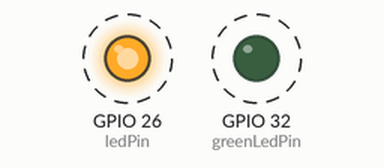
Recording of a sketch running on a simulated ESP32. On the bench: output pins drawn as LEDs (lit = HIGH). Dashed ring = blinking.

Above: at 0.02 s.
Timing chart, 0 to 3.0 s (numbered marks = the images above):
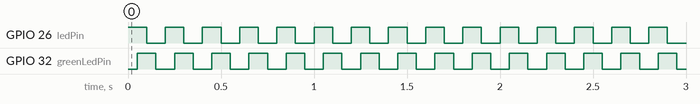

The sketch:

blinkLED.ino
```cpp
/*https://www.instructables.com/id/Blinking-an-LED-With-ESP32/ */
const int ledPin = 26;
const int greenLedPin = 32;

void setup() {
  // setup pin 5 as a digital output pin
  pinMode (ledPin, OUTPUT);
  pinMode (greenLedPin, OUTPUT);
}

void loop() {
  digitalWrite (ledPin, HIGH);  // turn on the LED
  delay(50);
  digitalWrite (greenLedPin, HIGH);  // turn on the LED
  delay(50);
  digitalWrite (ledPin, LOW); // turn off the LED
  delay(50);
  digitalWrite (greenLedPin, LOW);  // turn on the LED
  delay(50);  // wait for half a second or 500 milliseconds
}
```

Measured:
- by itself, GPIO 26 (ledPin), GPIO 32 (greenLedPin): alternates HIGH for 0.10 s and LOW for 0.10 s
- by itself, everything shown: repeats every 0.60 s, in 4 steps
